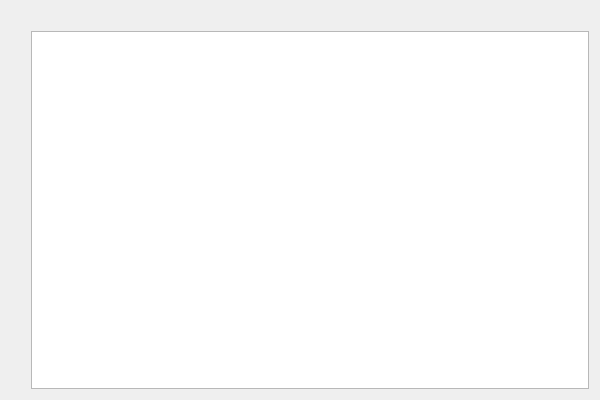
<?xml version="1.0" encoding="UTF-8"?>
<ui version="4.0">
 <class>AxisClass</class>
 <widget class="QWidget" name="AxisClass">
  <property name="geometry">
   <rect>
    <x>0</x>
    <y>0</y>
    <width>600</width>
    <height>400</height>
   </rect>
  </property>
  <property name="windowTitle">
   <string>Axis</string>
  </property>
  <layout class="QGridLayout" name="gridLayout">
   <item row="1" column="0">
    <spacer name="horizontalSpacer">
     <property name="orientation">
      <enum>Qt::Horizontal</enum>
     </property>
     <property name="sizeType">
      <enum>QSizePolicy::Fixed</enum>
     </property>
     <property name="sizeHint" stdset="0">
      <size>
       <width>20</width>
       <height>20</height>
      </size>
     </property>
    </spacer>
   </item>
   <item row="1" column="1">
    <widget class="View" name="m_view"/>
   </item>
   <item row="0" column="1">
    <spacer name="verticalSpacer">
     <property name="orientation">
      <enum>Qt::Vertical</enum>
     </property>
     <property name="sizeType">
      <enum>QSizePolicy::Fixed</enum>
     </property>
     <property name="sizeHint" stdset="0">
      <size>
       <width>20</width>
       <height>20</height>
      </size>
     </property>
    </spacer>
   </item>
  </layout>
 </widget>
 <layoutdefault spacing="6" margin="11"/>
 <customwidgets>
  <customwidget>
   <class>View</class>
   <extends>QGraphicsView</extends>
   <header>view.h</header>
  </customwidget>
 </customwidgets>
 <resources>
  <include location="axis.qrc"/>
 </resources>
 <connections/>
</ui>
